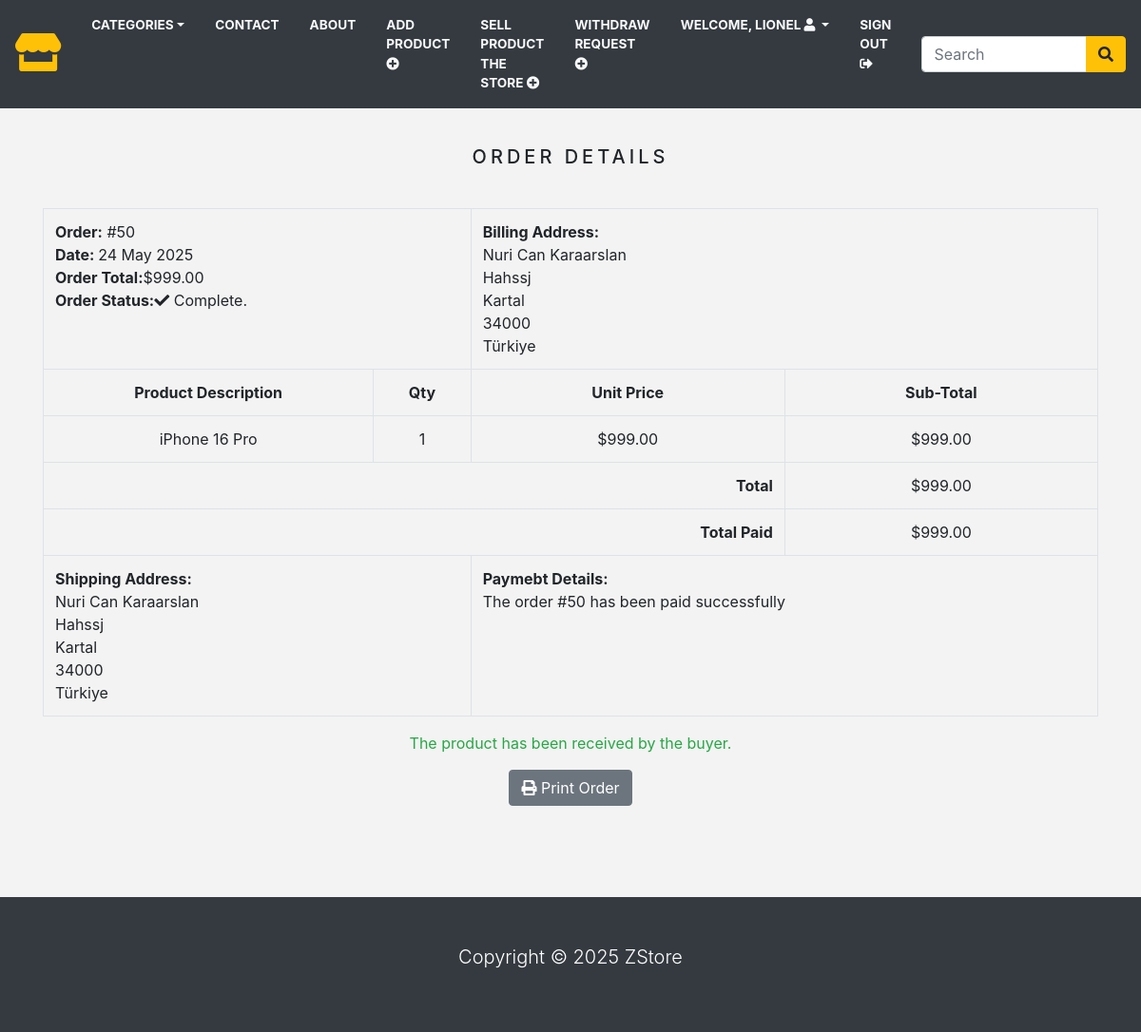
/order/50 (signed in), run on the app's committed database.
### store/models.py (models this page shows, shortened)
class Order(models.Model):
    token = models.CharField(max_length=250, blank=True)
    total = models.DecimalField(max_digits=10, decimal_places=2, verbose_name='USD Order Total')
    emailAddress = models.EmailField(max_length=250, blank=True, verbose_name='Email Address')
    created = models.DateTimeField(auto_now_add=True)
    billingName = models.CharField(max_length=250, blank=True)
    billingAddress1 = models.CharField(max_length=250, blank=True)
    billingCity = models.CharField(max_length=250, blank=True)
    billingPostcode = models.CharField(max_length=250, blank=True)
    billingCountry = models.CharField(max_length=250, blank=True)
    shippingName = models.CharField(max_length=250, blank=True)
    shippingAddress1 = models.CharField(max_length=250, blank=True)
    shippingCity = models.CharField(max_length=250, blank=True)
    shippingPostcode = models.CharField(max_length=250, blank=True)
    shippingCountry = models.CharField(max_length=250, blank=True)
    user = models.ForeignKey(User, on_delete=models.SET_NULL, null=True)
    is_paid = models.BooleanField(default=False)
    is_delivered = models.BooleanField(default=False)
    buyer_confirmed = models.BooleanField(default=False)
    shipping_status = models.CharField(
        max_length=20,
        choices=[
        ("order_received", "Order Received"),
        ("shipped", "Shipped"),
        ("in_transit", "In Transit"),
        ("delivered", "Delivered"),
    ],
    default="order_received"
)
    class Meta:
        db_table = 'Order'
        ordering = ['-created']

class OrderItem(models.Model):
    product = models.CharField(max_length=250)
    quantity = models.IntegerField()
    price = models.DecimalField(max_digits=10, decimal_places=2, verbose_name='USD Price')
    order = models.ForeignKey(Order, on_delete=models.CASCADE)
    class Meta:
        db_table = 'OrderItem'
    def sub_total(self):
        return self.quantity * self.price

### store/views.py (the view)
# urls.py: path('order/<int:order_id>', views.viewOrder, name='order_detail'),
@login_required(redirect_field_name='next', login_url='signin')
def viewOrder(request, order_id):
    if request.user.is_authenticated:
        email = str(request.user.email)
        order = Order.objects.get(id=order_id, emailAddress=email)
        order_items = OrderItem.objects.filter(order=order)
    return render(request, 'order_detail.html', {'order': order, 'order_items': order_items})

### store/templates/order_detail.html (shortened to what this page needs)
{% extends 'base.html' %}
{% load static %}
{% block content %}
    <div class="container">
    <div class="text-center">
      <br>
      <h1 class="text-center product_title">
        Order Details
      </h1>
      <br>
      <table class="table table-bordered">
        <tr>
          <td class="text-left" colspan="2">
            <b>Order:</b> #{{ order.id }} <br>
            <b>Date: </b>{{ order.created|date:"d M Y" }} <br>
            <b>Order Total:</b>${{ order.total }} <br>
            <b>Order Status:</b><i class="fas fa-check"></i> Complete.
          </td>
          <td class="text-left" colspan="2">
            <b>Billing Address: </b> <br>
            {{ order.billingName }} <br>
            {{ order.billingAddress1 }} <br>
            {{ order.billingCity }} <br>
            {{ order.billingPostcode }} <br>
            {{ order.billingCountry }} <br>
          </td>
        </tr>
        <tr>
          <td><b>Product Description</b></td>
          <td><b>Qty</b></td>
          <td><b>Unit Price</b></td>
          <td><b>Sub-Total</b></td>
        </tr>
        {% for item in order_items %}
          <tr>
            <td>{{ item.product }}</td>
            <td>{{ item.quantity }}</td>
            <td>${{ item.price }}</td>
            <td>${{ item.sub_total }}</td>
          </tr>
        {% endfor %}
        <tr>
          <td class="text-right" colspan="3"><b>Total</b></td>
          <td>${{ order.total }}</td>
        </tr>
        <tr>
          <td class="text-right" colspan="3"><b>Total Paid</b></td>
          <td>${{ order.total }}</td>
        </tr>
        <tr>
          <td class="text-left" colspan="2">
            <b>Shipping Address:</b> <br>
            {{ order.shippingName }} <br>
            {{ order.shippingAddress1 }} <br>
            {{ order.shippingCity }} <br>
            {{ order.shippingPostcode }} <br>
            {{ order.shippingCountry }} <br>
          </td>
          <td class="text-left" colspan="2">
            <b>Paymebt Details:</b> <br>
            The order #{{ order.id }} has been paid successfully
          </td>
        </tr>
      </table>
      {% if order.is_delivered %}
        {% if not order.buyer_confirmed %}
          <form method="post" action="{% url 'confirm_received' order.id %}">
            {% csrf_token %}
            <button type="submit" class="btn btn-success">I received the product</button>
          </form>
        {% else %}
          <p class="text-success mt-3">The product has been received by the buyer.</p>
        {% endif %}
      {% endif %}
      <button class="btn btn-secondary" onclick="window.print();">
        <i class="fas fa-print"></i>
        Print Order
      </button>
    </div>
  </div>
    <br><br>
{% endblock %}

### store/templates/navbar.html (shortened to what this page needs)
<nav class="navbar navbar-expand-md navbar-light bg-dark">
  <a href="/" class="navbar-brand"><i class="fas fa-store text-warning fa-2x"></i></a>
  <div class="collapse navbar-collapse justify-content-between" id="nav">
  <ul class="navbar-nav">
    <li class="nav-item dropdown"><a class="nav-link text-light text-uppercase font-weight-bold px-3 dropdown-toggle"
      href="" data-toggle="dropdown">Categories</a>
    </li>
    <li class="nav-item"><a class="nav-link text-light text-uppercase font-weight-bold px-3" href="{% url 'contact' %}">Contact</a></li>
    <li class="nav-item"><a class="nav-link text-light text-uppercase font-weight-bold px-3" href="">About</a></li>
    {% if request.user.is_authenticated and request.user.userprofile.role == 'seller' or request.user.is_staff %}
     <li class="nav-item">
       <a class="nav-link text-light text-uppercase font-weight-bold px-3" href="{% url 'add_product' %}">
         Add Product <i class="fas fa-plus-circle"></i>
       </a>
    </li>
    <li class="nav-item">
      <a class="nav-link text-light text-uppercase font-weight-bold px-3" href="{% url 'sell_to_us' %}">
        Sell Product the Store <i class="fas fa-plus-circle"></i>
      </a>
    </li>
    <li class="nav-item">
      <a class="nav-link text-light text-uppercase font-weight-bold px-3" href="{% url 'withdraw_request' %}">
        Withdraw Request <i class="fas fa-plus-circle"></i>
      </a>
    </li>
    {% endif %}
    {% if request.user.is_authenticated and request.user.first_name %}
      <li class="nav-item dropdown">
        <a class="nav-link text-light text-uppercase font-weight-bold px-3 dropdown-toggle" data-toggle="dropdown">
          Welcome, {{ request.user.first_name }} <i class="fas fa-user circle"></i>
        </a>
      </li>
      <li class="nav-item">
        <a class="nav-link text-light text-uppercase font-weight-bold px-3" href="{% url 'signout' %}">
          Sign Out <i class="fas fa-sign-out-alt"></i>
        </a>
      </li>
    {% endif %}
  </ul>
  <form class="form-inline ml-3" action="{% url 'search' %}", method="GET">
    <div class="input-group">
      <input type="text" name="title" class="form-control" placeholder="Search">
      <div class="input-group-append">
        <button type="submit" class="btn btn-warning"><i class="fas fa-search"></i></button>
      </div>
    </div>
  </form>
  </div>
</nav>

### store/static/css/base.css (style rules this page uses)
body { background: #f3f3f3; }
.product_title { font-size: 20px; text-transform: uppercase; letter-spacing: .2em; padding-top: 15px; padding-bottom: 10px; }
.navbar .nav-link { font-size: 0.85rem; }

### store/templates/base.html (style rules this page uses)
.navbar .nav-link { font-size: 0.85rem; }

### data on the page
Order: id "50", created "24 May 2025", total "999.00", billingName "Nuri Can Karaarslan", billingAddress1 "Hahssj", billingCity "Kartal", billingPostcode "34000", billingCountry "Türkiye", shippingName "Nuri Can Karaarslan", shippingAddress1 "Hahssj", shippingCity "Kartal", shippingPostcode "34000", shippingCountry "Türkiye"
OrderItem: product "iPhone 16 Pro", quantity "1", price "999.00", sub_total "999.00"

### other printed values
{{ request.user.first_name }} "LIONEL"
